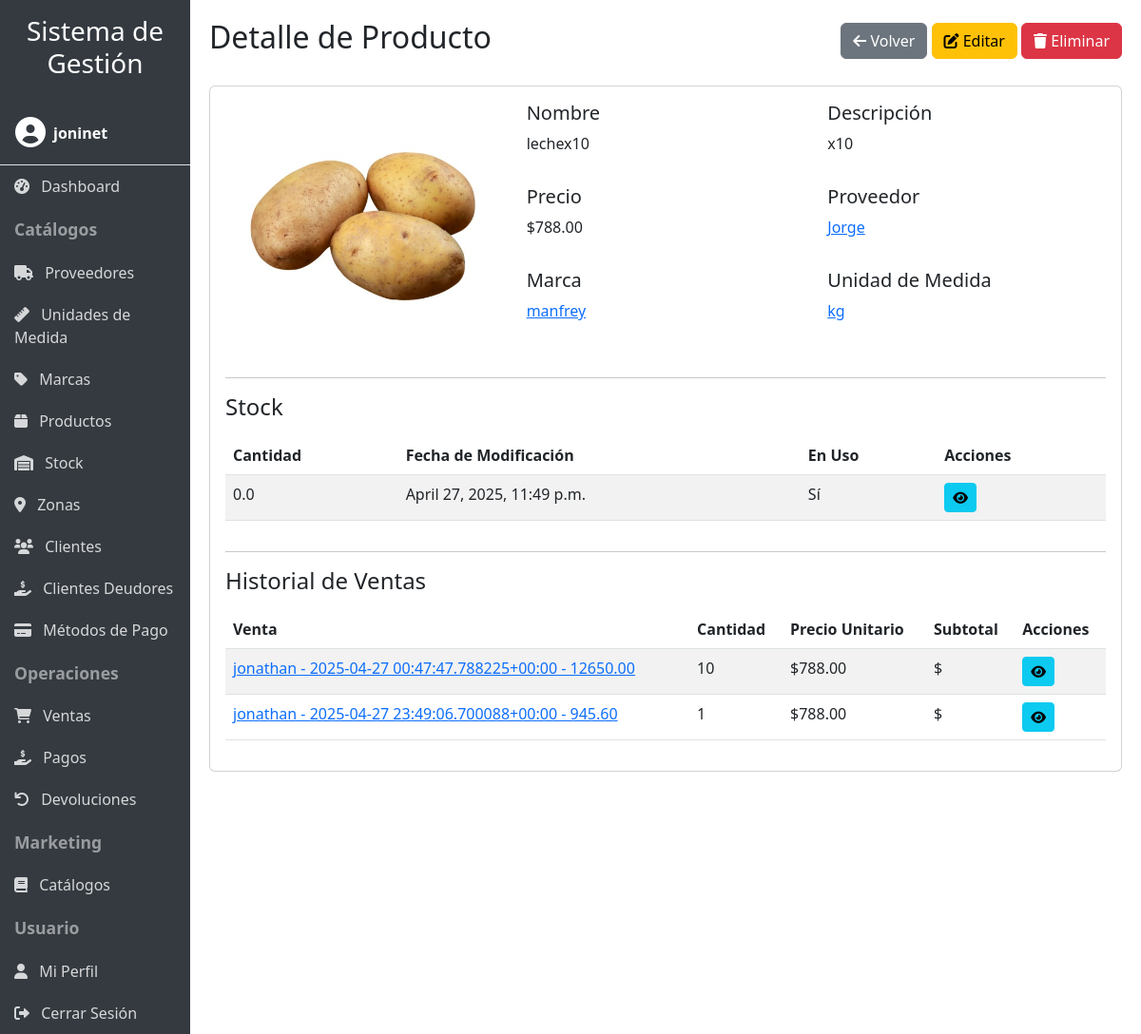
/productos/5/ (signed in), run on the app's committed database.
### productos/models.py (models this page shows, shortened)
class Producto(models.Model):
    nombre = models.CharField(max_length=100)
    descripcion = models.CharField(max_length=250)
    precio = models.DecimalField(max_digits=10, decimal_places=2)
    imagen = models.ImageField(upload_to='productos/', null=True, blank=True, help_text='Imagen del producto')
    proveedor = models.ForeignKey(Proveedor, on_delete=models.CASCADE)
    marca = models.ForeignKey(Marca, on_delete=models.CASCADE, null=True, blank=True)
    um = models.ForeignKey(UnidadMedida, on_delete=models.CASCADE)
    usuario = models.ForeignKey(User, on_delete=models.CASCADE, null=True, blank=True)

class Proveedor(models.Model):
    nombre = models.CharField(max_length=100)
    direccion = models.CharField(max_length=100)
    email = models.CharField(max_length=100)
    telefono = models.CharField(max_length=100)
    usuario = models.ForeignKey(User, on_delete=models.CASCADE, null=True, blank=True)
    def __str__(self) -> str:
        return self.nombre
    def get_absolute_url(self):
        return reverse('productos:proveedor_detail', args=[str(self.id)])

class Marca(models.Model):
    nombre = models.CharField(max_length=100)
    proveedor = models.ForeignKey(Proveedor, on_delete=models.CASCADE)
    usuario = models.ForeignKey(User, on_delete=models.CASCADE, null=True, blank=True)
    def __str__(self) -> str:
        return self.nombre
    def get_absolute_url(self):
        return reverse('productos:marca_detail', args=[str(self.id)])

class UnidadMedida(models.Model):
    nombre = models.CharField(max_length=100)
    usuario = models.ForeignKey(User, on_delete=models.CASCADE, null=True, blank=True)
    def __str__(self) -> str:
        return self.nombre
    def get_absolute_url(self):
        return reverse('productos:unidadmedida_detail', args=[str(self.id)])

class Stock(models.Model):
    producto = models.ForeignKey(Producto, on_delete=models.CASCADE)
    cantidad = models.FloatField()
    fecha_modificacion = models.DateTimeField(auto_now=True)
    en_uso = models.BooleanField(default=True)
    usuario = models.ForeignKey(User, on_delete=models.CASCADE, null=True, blank=True)
    def get_absolute_url(self):
        return reverse('productos:stock_detail', args=[str(self.id)])

class DetalleVenta(models.Model):
    venta = models.ForeignKey(Venta, on_delete=models.CASCADE)
    producto = models.ForeignKey(Producto, on_delete=models.CASCADE)
    cantidad = models.IntegerField()
    precio_unitario = models.DecimalField(max_digits=10, decimal_places=2)
    precio_costo = models.DecimalField(max_digits=10, decimal_places=2, default=0)
    porcentaje_ganancia = models.DecimalField(max_digits=5, decimal_places=2, default=0)
    precio_venta = models.DecimalField(max_digits=10, decimal_places=2, default=0)
    def get_absolute_url(self):
        return reverse('productos:detalleventa_detail', args=[str(self.id)])

class Venta(models.Model):
    cliente = models.ForeignKey(Cliente, on_delete=models.CASCADE)
    fecha = models.DateTimeField(auto_now_add=True)
    total = models.DecimalField(max_digits=10, decimal_places=2)
    estado_pago = models.ForeignKey(EstadoPago, on_delete=models.CASCADE)
    usuario = models.ForeignKey(User, on_delete=models.CASCADE, null=True, blank=True)
    monto_pagado = models.DecimalField(max_digits=10, decimal_places=2, default=0)
    saldo_pendiente = models.DecimalField(max_digits=10, decimal_places=2, default=0)
    def __str__(self) -> str:
        return f'{self.cliente} - {self.fecha} - {self.total}'
    def get_absolute_url(self):
        return reverse('productos:venta_detail', args=[str(self.id)])

class Cliente(models.Model):
    nombre = models.CharField(max_length=100)
    direccion = models.CharField(max_length=100)
    telefono = models.CharField(max_length=20, blank=True, null=True)
    email = models.EmailField(max_length=100, blank=True, null=True)
    zona = models.ForeignKey(Zona, on_delete=models.SET_NULL, null=True, blank=True)
    usuario = models.ForeignKey(User, on_delete=models.CASCADE, null=True, blank=True)
    def __str__(self) -> str:
        return self.nombre

### productos/user_views.py (the view)
# urls.py: path('productos/<int:pk>/', user_views.UserProductoDetailView.as_view(), name='producto_detail'),
class UserProductoDetailView(UserDataMixin, ProductoDetailView):
    pass

### productos/mixins.py (called while the page is built)
    def get_queryset(self):
        queryset = super().get_queryset()
        user = self.request.user
        if user.is_staff or user.is_superuser:
            return queryset
        if hasattr(queryset.model, 'usuario'):
            return queryset.filter(usuario=user)
        return queryset

### productos/templates/productos/producto_detail.html (shortened to what this page needs)
{% extends 'productos/base.html' %}
{% load productos_filters %}
{% block header %}Detalle de Producto{% endblock %}
{% block header_buttons %}
<a href="{% url 'productos:producto_list' %}" class="btn btn-secondary">
    <i class="fas fa-arrow-left"></i> Volver
</a>
<a href="{% url 'productos:producto_update' producto.pk %}" class="btn btn-warning">
    <i class="fas fa-edit"></i> Editar
</a>
<a href="{% url 'productos:producto_delete' producto.pk %}" class="btn btn-danger">
    <i class="fas fa-trash"></i> Eliminar
</a>
{% endblock %}
{% block content %}
<div class="card">
    <div class="card-body">
        <div class="row">
            {% if producto.imagen %}
            <div class="col-md-4 mb-4 text-center">
                <img src="{{ producto.imagen.url }}" alt="{{ producto.nombre }}" class="img-fluid rounded" style="max-height: 250px;">
            </div>
            <div class="col-md-8">
            {% else %}
            <div class="col-md-12">
            {% endif %}
                <div class="row">
                    <div class="col-md-6 mb-3">
                        <h5>Nombre</h5>
                        <p>{{ producto.nombre }}</p>
                    </div>
            <div class="col-md-6 mb-3">
                <h5>Descripción</h5>
                <p>{{ producto.descripcion }}</p>
            </div>
            <div class="col-md-6 mb-3">
                <h5>Precio</h5>
                <p>${{ producto.precio }}</p>
            </div>
            <div class="col-md-6 mb-3">
                <h5>Proveedor</h5>
                <p><a href="{{ producto.proveedor.get_absolute_url }}">{{ producto.proveedor }}</a></p>
            </div>
            <div class="col-md-6 mb-3">
                <h5>Marca</h5>
                <p><a href="{{ producto.marca.get_absolute_url }}">{{ producto.marca }}</a></p>
            </div>
                    <div class="col-md-6 mb-3">
                        <h5>Unidad de Medida</h5>
                        <p><a href="{{ producto.um.get_absolute_url }}">{{ producto.um }}</a></p>
                    </div>
                </div>
            </div>
        </div>
        <hr>
        <h4>Stock</h4>
        <div class="table-responsive mt-3">
            <table class="table table-striped">
                <thead>
                    <tr>
                        <th>Cantidad</th>
                        <th>Fecha de Modificación</th>
                        <th>En Uso</th>
                        <th>Acciones</th>
                    </tr>
                </thead>
                <tbody>
                    {% for stock in producto.stock_set.all %}
                    <tr>
                        <td>{{ stock.cantidad }}</td>
                        <td>{{ stock.fecha_modificacion }}</td>
                        <td>{% if stock.en_uso %}Sí{% else %}No{% endif %}</td>
                        <td>
                            <a href="{{ stock.get_absolute_url }}" class="btn btn-sm btn-info">
                                <i class="fas fa-eye"></i>
                            </a>
                        </td>
                    </tr>
                    {% empty %}
                    <tr>
                        <td colspan="4" class="text-center">No hay registros de stock para este producto.</td>
                    </tr>
                    {% endfor %}
                </tbody>
            </table>
        </div>
        <hr>
        <h4>Historial de Ventas</h4>
        <div class="table-responsive mt-3">
            <table class="table table-striped">
                <thead>
                    <tr>
                        <th>Venta</th>
                        <th>Cantidad</th>
                        <th>Precio Unitario</th>
                        <th>Subtotal</th>
                        <th>Acciones</th>
                    </tr>
                </thead>
                <tbody>
                    {% for detalle in producto.detalleventa_set.all %}
                    <tr>
                        <td><a href="{{ detalle.venta.get_absolute_url }}">{{ detalle.venta }}</a></td>
                        <td>{{ detalle.cantidad }}</td>
                        <td>${{ detalle.precio_unitario }}</td>
                        <td>$</td>
                        <td>
                            <a href="{{ detalle.get_absolute_url }}" class="btn btn-sm btn-info">
                                <i class="fas fa-eye"></i>
                            </a>
                        </td>
                    </tr>
                    {% empty %}
                    <tr>
                        <td colspan="5" class="text-center">No hay registros de ventas para este producto.</td>
                    </tr>
                    {% endfor %}
                </tbody>
            </table>
        </div>
    </div>
</div>
{% endblock %}

### productos/templates/productos/base.html (shortened to what this page needs)
<!DOCTYPE html>
<html lang="es">
<head>
    <link href="https://cdn.jsdelivr.net/npm/bootstrap@5.3.0/dist/css/bootstrap.min.css" rel="stylesheet">
    <link rel="stylesheet" href="https://cdnjs.cloudflare.com/ajax/libs/font-awesome/6.0.0/css/all.min.css">
    {% load static %}
    <link rel="stylesheet" href="{% static 'productos/css/responsive.css' %}">
</head>
<body>
    <div class="container-fluid">
        <div class="row">
            <div class="col-lg-2 sidebar p-0" id="sidebar">
                <div class="p-3 d-lg-block d-none">
                    <h3 class="text-center">Sistema de Gestión</h3>
                </div>
                {% if user.is_authenticated %}
                <div class="user-info p-3 border-bottom">
                    <div class="d-flex align-items-center">
                        <div class="me-2">
                            <i class="fas fa-user-circle fa-2x"></i>
                        </div>
                        <div>
                            <div class="fw-bold">{{ user.username }}</div>
                        </div>
                    </div>
                </div>
                {% endif %}
                {% if user.is_authenticated %}
                <a href="{% url 'productos:dashboard' %}" class="nav-link"><i class="fas fa-tachometer-alt me-2"></i> Dashboard</a>
                <div class="nav-header">Catálogos</div>
                <a href="{% url 'productos:proveedor_list' %}" class="nav-link"><i class="fas fa-truck me-2"></i> Proveedores</a>
                <a href="{% url 'productos:unidadmedida_list' %}" class="nav-link"><i class="fas fa-ruler me-2"></i> Unidades de Medida</a>
                <a href="{% url 'productos:marca_list' %}" class="nav-link"><i class="fas fa-tag me-2"></i> Marcas</a>
                <a href="{% url 'productos:producto_list' %}" class="nav-link"><i class="fas fa-box me-2"></i> Productos</a>
                <a href="{% url 'productos:stock_list' %}" class="nav-link"><i class="fas fa-warehouse me-2"></i> Stock</a>
                <a href="{% url 'productos:zona_list' %}" class="nav-link"><i class="fas fa-map-marker-alt me-2"></i> Zonas</a>
                <a href="{% url 'productos:cliente_list' %}" class="nav-link"><i class="fas fa-users me-2"></i> Clientes</a>
                <a href="{% url 'productos:clientes_deudores' %}" class="nav-link"><i class="fas fa-hand-holding-usd me-2"></i> Clientes Deudores</a>
                <a href="{% url 'productos:metodopago_list' %}" class="nav-link"><i class="fas fa-credit-card me-2"></i> Métodos de Pago</a>
                <div class="nav-header">Operaciones</div>
                <a href="{% url 'productos:venta_list' %}" class="nav-link"><i class="fas fa-shopping-cart me-2"></i> Ventas</a>
                <a href="{% url 'productos:pago_list' %}" class="nav-link"><i class="fas fa-hand-holding-usd me-2"></i> Pagos</a>
                <a href="{% url 'productos:devolucion_list' %}" class="nav-link"><i class="fas fa-undo me-2"></i> Devoluciones</a>
                <div class="nav-header">Marketing</div>
                <a href="{% url 'productos:catalogo_list' %}" class="nav-link"><i class="fas fa-book me-2"></i> Catálogos</a>
                <div class="nav-header">Usuario</div>
                <a href="{% url 'productos:profile' %}" class="nav-link"><i class="fas fa-user me-2"></i> Mi Perfil</a>
                <a href="{% url 'productos:logout' %}" class="nav-link"><i class="fas fa-sign-out-alt me-2"></i> Cerrar Sesión</a>
                {% else %}
                <div class="nav-header">Acceso</div>
                <a href="{% url 'productos:login' %}" class="nav-link"><i class="fas fa-sign-in-alt me-2"></i> Iniciar Sesión</a>
                <a href="{% url 'productos:register' %}" class="nav-link"><i class="fas fa-user-plus me-2"></i> Registrarse</a>
                {% endif %}
            </div>
            <div class="col-lg-10 content content-wrapper">
                <div class="d-flex justify-content-between align-items-center mb-4">
                    <h2>{% block header %}{% endblock %}</h2>
                    <div>
                        {% block header_buttons %}{% endblock %}
                    </div>
                </div>
                {% block content %}{% endblock %}
            </div>
        </div>
    </div>
</body>
</html>

### productos/static/productos/css/responsive.css (style rules this page uses)
body { font-size: 16px; }
.table-responsive { overflow-x: auto; -webkit-overflow-scrolling: touch; }

### productos/templates/productos/base.html (style rules this page uses)
body { overflow-x: hidden; }
.sidebar { min-height: 100vh; background-color: #343a40; color: white; transition: all 0.3s; }
.sidebar a { color: rgba(255, 255, 255, 0.8); text-decoration: none; display: block; padding: 10px 15px; }
.sidebar .nav-header { font-weight: bold; padding: 10px 15px; font-size: 1.1em; color: rgba(255, 255, 255, 0.5); }
.content { padding: 20px; }
.table-responsive { overflow-x: auto; }

### data on the page
Producto: imagen (picture), nombre "lechex10", descripcion "x10", precio "788.00", proveedor "Jorge", marca "manfrey", um "kg"
Stock: cantidad "0.0", fecha_modificacion "April 27, 2025, 11:49 p.m.", en_uso "Sí"
DetalleVenta: venta "jonathan - 2025-04-27 00:47:47.788225+00:00 - 12650.00", cantidad "10", precio_unitario "788.00"
DetalleVenta: venta "jonathan - 2025-04-27 23:49:06.700088+00:00 - 945.60", cantidad "1", precio_unitario "788.00"

### other printed values
{{ user.username }} "joninet"
